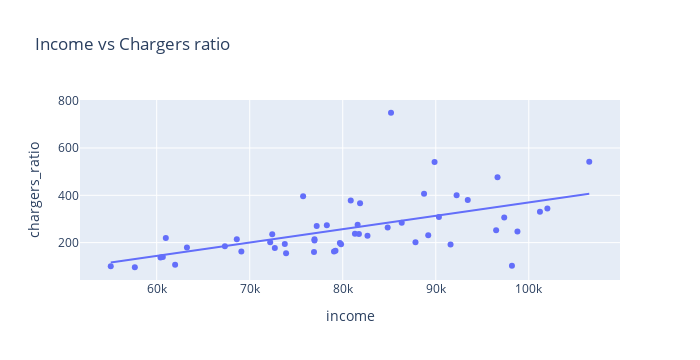

The notebook cell saved with this chart:
### Code cell
# Compare the data of EV chargers ratio and Income by showing the scatter plot.
fig = px.scatter(
    ev_income,
    x='income',
    y='chargers_ratio',
    title='Income vs Chargers ratio',
    trendline='ols'
)

fig.update_layout(width=700)
fig.show()

### Figure 1 — Plotly figure (JSON) as saved in the notebook; plotly's stock layout.template omitted (floating-point values rounded to 4 significant figures)
{"data": [{"hovertemplate": "income=%{x}<br>chargers_ratio=%{y}<extra></extra>", "legendgroup": "", "marker": {"color": "#636efa", "symbol": "circle"}, "mode": "markers", "name": "", "orientation": "v", "showlegend": false, "type": "scatter", "x": [98190, 60660, 63250, 82660, 89870, 96640, 92240, 86340, 72200, 72420, 97360, 80860, 73910, 87820, 76910, 84830, 61980, 57650, 106500, 102000, 75740, 76960, 90340, 78290, 55060, 79220, 68610, 76960, 89190, 98780, 91590, 60980, 81310, 81600, 73770, 67330, 88740, 79820, 81860, 69100, 81740, 72700, 79060, 101200, 96490, 85190, 93440, 79690, 60410, 77200], "xaxis": "x", "y": [102.3, 138.6, 179.6, 229.2, 540.9, 476.4, 400.0, 283.9, 201.3, 235.7, 306.6, 378.2, 154.7, 201.7, 160.2, 263.9, 106.5, 95.76, 541.9, 344.0, 395.5, 214.5, 308.1, 272.9, 100.4, 166.0, 213.8, 209.2, 231.5, 246.8, 192.4, 219.0, 237.3, 275.6, 194.2, 184.8, 406.1, 193.3, 366.8, 162.3, 236.0, 177.1, 162.8, 330.9, 252.6, 749.1, 380.4, 198.3, 137.3, 270.5], "yaxis": "y"}, {"hovertemplate": "<b>OLS trendline</b><br>chargers_ratio = 0.00565138 * income + -195.719<br>R<sup>2</sup>=0.309135<br><br>income=%{x}<br>chargers_ratio=%{y} <b>(trend)</b><extra></extra>", "legendgroup": "", "marker": {"color": "#636efa", "symbol": "circle"}, "mode": "lines", "name": "", "showlegend": false, "type": "scatter", "x": [55060, 57650, 60410, 60660, 60980, 61980, 63250, 67330, 68610, 69100, 72200, 72420, 72700, 73770, 73910, 75740, 76910, 76960, 76960, 77200, 78290, 79060, 79220, 79690, 79820, 80860, 81310, 81600, 81740, 81860, 82660, 84830, 85190, 86340, 87820, 88740, 89190, 89870, 90340, 91590, 92240, 93440, 96490, 96640, 97360, 98190, 98780, 101200, 102000, 106500], "xaxis": "x", "y": [115.4, 130.1, 145.7, 147.1, 148.9, 154.6, 161.7, 184.8, 192.0, 194.8, 212.3, 213.6, 215.1, 221.2, 222.0, 232.3, 238.9, 239.2, 239.2, 240.6, 246.7, 251.1, 252.0, 254.6, 255.4, 261.3, 263.8, 265.4, 266.2, 266.9, 271.4, 283.7, 285.7, 292.2, 300.6, 305.8, 308.3, 312.2, 314.8, 321.9, 325.6, 332.3, 349.6, 350.4, 354.5, 359.2, 362.5, 376.2, 380.7, 406.2], "yaxis": "y"}], "layout": {"height": 360, "legend": {"tracegroupgap": 0}, "title": {"text": "Income vs Chargers ratio"}, "width": 700, "xaxis": {"anchor": "y", "autorange": true, "domain": [0, 1], "range": [51750.0, 109800.0], "title": {"text": "income"}, "type": "linear"}, "yaxis": {"anchor": "x", "autorange": true, "domain": [0, 1], "range": [41.85, 803.0], "title": {"text": "chargers_ratio"}, "type": "linear"}}}
